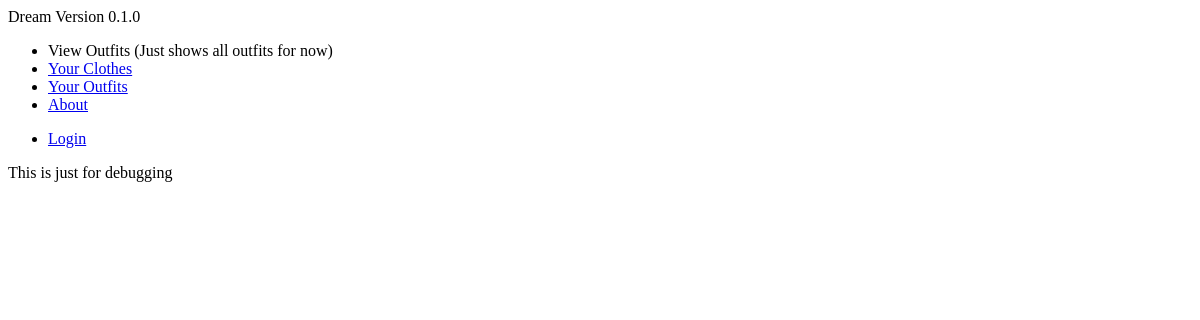
Page /userprofiles/ on the earlier database version.
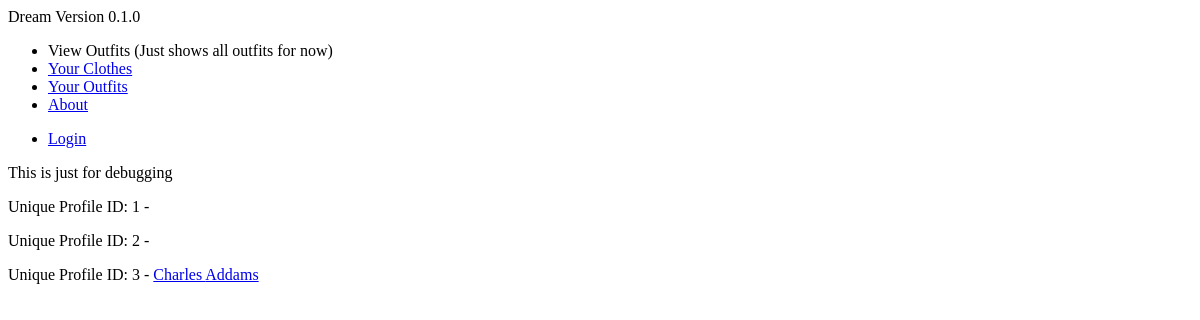
Same page on the later database version.
### userprofiles/models.py (models this page shows, shortened)
class DreamUser(models.Model):
    user = models.OneToOneField(User, on_delete=models.CASCADE)
    follows = models.ManyToManyField('DreamUser', related_name='user_followed_by', blank=True)
    def get_absolute_url(self):
        return reverse('userprofiles:profile', kwargs={"pk": self.pk})

### userprofiles/views.py (the view)
# urls.py: path('', AllProfilesView.as_view(), name='all-profiles'),
class AllProfilesView(ListView, LoginRequiredMixin):
    template_name = 'userprofiles/all_profiles.html'
    def get_queryset(self):
        return DreamUser.objects.all()

### userprofiles/templates/userprofiles/all_profiles.html
{% extends 'base.html' %}
{% block content %}
<p> This is just for debugging </p>
{% for instance in object_list %}
<p> Unique Profile ID: {{ instance.id }} - <a href='{{ instance.get_absolute_url }}'>{{ instance.user.first_name }} {{ instance.user.last_name }}</a></p>
{% endfor %}
{% endblock %}

Differences in the rows shown:
added DreamUser: id "1"
added DreamUser: id "2"
added DreamUser: id "3", user.first_name "Charles", user.last_name "Addams"
